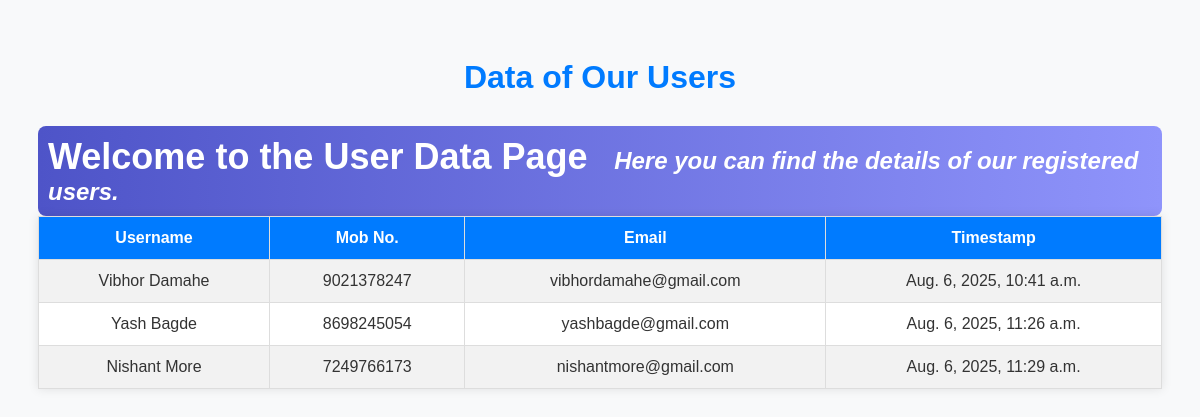
Page /db/ on the committed database.
### Storage/models.py (models this page shows)
class UserProfile(models.Model):
    username = models.CharField(max_length=150, unique=True)
    mob_no = models.CharField(max_length=15)
    email = models.EmailField(unique=True)
    password = models.CharField(max_length=128)
    timestamp = models.DateTimeField(auto_now_add=True)

### Storage/views.py (the view)
# urls.py: path('db/', views.db, name='db'),
def db(request):
    data=UserProfile.objects.all()
    dic={
        'data': data
    }
    return render(request, 'testapp/index.html',dic)

### Template/testapp/index.html (shortened to what this page needs)
<!doctype html>
{% load static %}
<html lang="en">
<head>
    <link rel="stylesheet" href="{% static 'css/style.css' %}">
</head>
<body>
<h1>Data of Our Users</h1>
<marquee behavior="scroll" direction="left" scrollamount="10" style="color: #fff; background: linear-gradient(90deg, #4e54c8, #8f94fb); padding: 10px; border-radius: 8px; font-size: 1.5em; font-weight: bold;">
    <h2 style="display: inline; margin-right: 20px;">Welcome to the User Data Page</h2>
    <span style="font-size: 1em; font-style: italic;">Here you can find the details of our registered users.</span>
</marquee>
{% if data %}
    <table>
        <tr>
            <th>Username</th>
            <th>Mob No.</th>
            <th>Email</th>
            <th>Timestamp</th>
        </tr>
        {% for val in data %}
        <tr>
            <td>{{ val.username }}</td>
            <td>{{ val.mob_no }}</td>
            <td>{{ val.email }}</td>
            <td>{{ val.timestamp }}</td>
        </tr>
        {% endfor %}
    </table>
{% else %}
    <p>No data available.</p>
{% endif %}
</body>
</html>

### Static/css/style.css (style rules this page uses)
body { font-family: Arial, sans-serif; background-color: #f8f9fa; padding: 30px; color: #333; }
h1 { text-align: center; color: #007bff; margin-bottom: 30px; }
table { width: 100%; border-collapse: collapse; margin: auto; box-shadow: 0 0 10px rgba(0, 0, 0, 0.1); background-color: white; }
th, td { padding: 12px 15px; border: 1px solid #ddd; text-align: center; }
th { background-color: #007bff; color: white; font-weight: bold; }
tr:nth-child(even) { background-color: #f2f2f2; }

### rows in the picture
UserProfile: username "Vibhor Damahe", mob_no "9021378247", email "vibhordamahe@gmail.com", timestamp "Aug. 6, 2025, 10:41 a.m."
UserProfile: username "Yash Bagde", mob_no "8698245054", email "yashbagde@gmail.com", timestamp "Aug. 6, 2025, 11:26 a.m."
UserProfile: username "Nishant More", mob_no "7249766173", email "nishantmore@gmail.com", timestamp "Aug. 6, 2025, 11:29 a.m."
